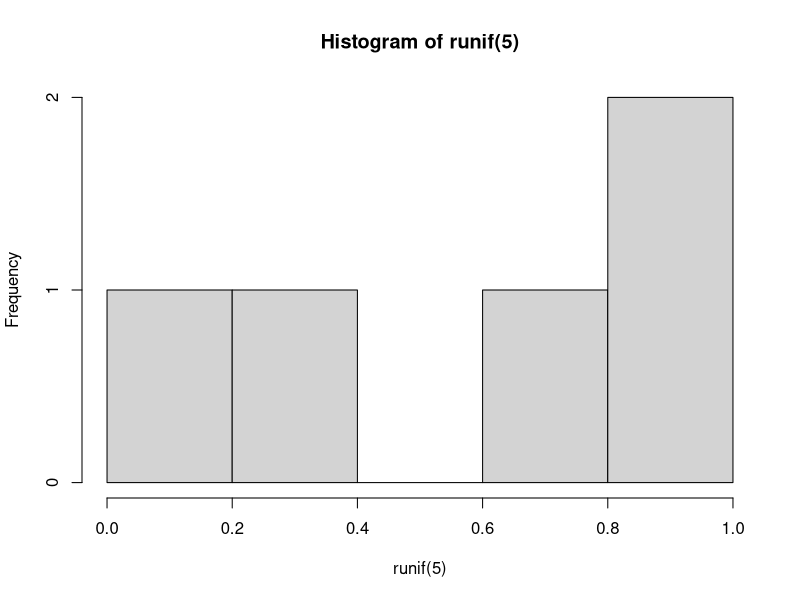
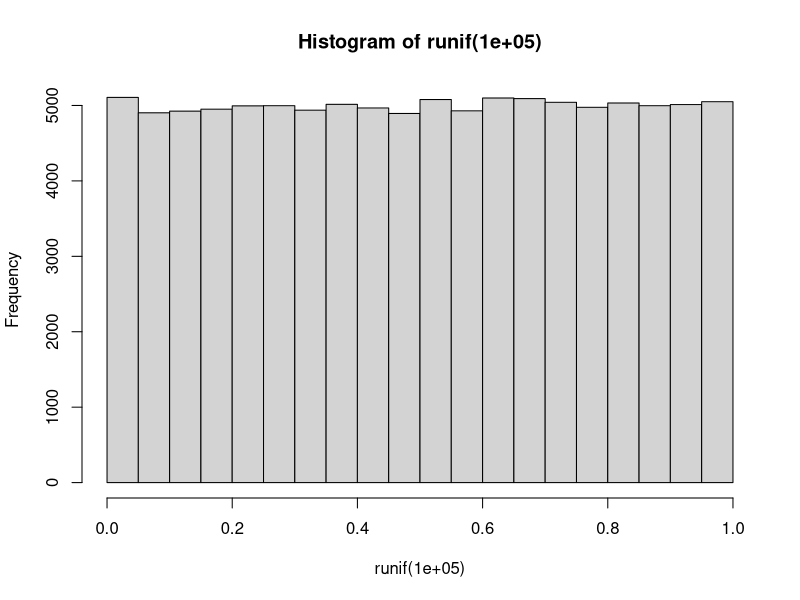

Source code (R) for these figures, in order:
## ---- chunk 1
lapply
## ---- chunk 2
x <- list(a = 1:5, b = rnorm(10))
x
## ---- chunk 3
lapply(x, mean)
## ---- chunk 4
x <- list(a = 1:4, b = rnorm(10), c = rnorm(20, 1), d = rnorm(100, 5))
x
## ---- chunk 5
lapply(x, mean)
## ---- chunk 6
x<-1:4
x
## ---- chunk 7
# The runif function in R generates random numbers from a uniform distribution.
lapply(x, runif) # r: random , unif : uniform
## ---- chunk 8
hist(runif(5))
## ---- chunk 9
hist(runif(100000))
## ---- chunk 10
x<-1:4
x
## ---- chunk 11
lapply(x, runif, min = 0, max = 10)
## ---- chunk 12
x <- list(a = matrix(1:4, 2, 2), b = matrix(1:6, 3, 2))
x
## ---- chunk 13
lapply(x, function(elt) elt[,1])
## ---- chunk 14
x <- list(a = 1:4, b = rnorm(10), c = rnorm(20, 1), d = rnorm(100, 5))
x
## ---- chunk 15
lapply(x, mean)
## ---- chunk 16
sapply(x, mean)
## ---- chunk 17
class(lapply(x, mean))
class(sapply(x, mean))
## ---- chunk 18
mean(x)
## ---- chunk 19
str(apply)
## ---- chunk 20
x <- matrix(rnorm(200), 20, 10)
x
## ---- chunk 21
apply(x, 2, mean) # apply over columns, we have 10 columns
## ---- chunk 22
apply(x, 1, sum) # apply over 20 rows
## ---- chunk 23
x <- matrix(rnorm(200), 20, 10)
x
## ---- chunk 24
apply(x, 1, quantile, probs = c(0.25, 0.75))
## ---- chunk 25
a <- array(rnorm(2 * 2 * 10), c(2, 2, 10))
a
## ---- chunk 26
apply(a, c(1, 2), mean)
## ---- chunk 27
rowMeans(a, dims = 2)
## ---- chunk 28
str(mapply)
## ---- chunk 29
list(rep(1, 4), rep(2, 3), rep(3, 2), rep(4, 1))
## ---- chunk 30
mapply(rep, 1:4, 4:1)
## ---- chunk 31
noise <- function(n, mean, sd) {
  rnorm(n, mean, sd)
}
## ---- chunk 32
noise(5, 1, 2)
## ---- chunk 33
noise(1:5, 1:5, 2) # this is not the correct way, look for the next one
## ---- chunk 34
mapply(noise, 1:5, 1:5, 2)
## ---- chunk 35
list(noise(1, 1, 2),
     noise(2, 2, 2),
     noise(3, 3, 2),
     noise(4, 4, 2),
     noise(5, 5, 2))
## ---- chunk 36
str(tapply)
## ---- chunk 37
x <- c(rnorm(10), runif(10), rnorm(10, 1))
x
## ---- chunk 38
f<-gl(3,10)
f
## ---- chunk 39
tapply(x, f, mean)
## ---- chunk 40
tapply(x, f, mean, simplify = FALSE)
## ---- chunk 41
tapply(x, f, range)
## ---- chunk 42
str(split)
## ---- chunk 43
x <- c(rnorm(10), runif(10), rnorm(10, 1))
f<-gl(3,10)
split(x, f)
## ---- chunk 44
lapply(split(x, f), mean)
## ---- chunk 45
library(datasets)
head(airquality)
## ---- chunk 46
s <- split(airquality, airquality$Month)
head(s)
## ---- chunk 47
lapply(s, function(x) colMeans(x[, c("Ozone", "Solar.R", "Wind")]))
## ---- chunk 48
sapply(s, function(x) colMeans(x[, c("Ozone", "Solar.R", "Wind")]))
## ---- chunk 49
sapply(s, function(x) colMeans(x[, c("Ozone", "Solar.R", "Wind")], na.rm = TRUE))
## ---- chunk 50
x <- rnorm(10)
x
## ---- chunk 51
f1<-gl(2,5)
f1
## ---- chunk 52
f2<-gl(5,2)
f2
## ---- chunk 53
interaction(f1, f2)
## ---- chunk 54
list(f1, f2)
## ---- chunk 55
str(split(x, list(f1, f2)))
## ---- chunk 56
str(split(x, list(f1, f2), drop = TRUE))
